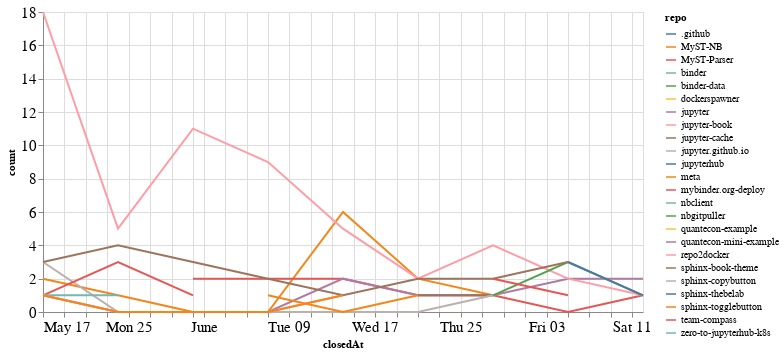

This figure's notebook cell:
### Code cell
closed_by_time = closed_by.groupby('repo').resample('W', on='closedAt').count()['author'].reset_index()
closed_by_time = closed_by_time.rename(columns={'author': 'count'})

alt.Chart(closed_by_time, width=600).mark_line().encode(
    x='closedAt',
    y='count',
    color='repo',
    tooltip="repo"
)

### Figure 1 — Vega-Lite specification as saved in the notebook (floating-point values rounded to 4 significant figures)
{"config": {"axisLeft": {"labelFontSize": 15}, "axisBottom": {"labelFontSize": 15}}, "data": {"name": "data-4c1a80ee952ad3a55b0508beaa9c0cdd"}, "mark": "line", "encoding": {"color": {"type": "nominal", "field": "repo"}, "tooltip": {"type": "nominal", "field": "repo"}, "x": {"type": "temporal", "field": "closedAt"}, "y": {"type": "quantitative", "field": "count"}}, "width": 600, "$schema": "https://vega.github.io/schema/vega-lite/v4.8.1.json", "datasets": {"data-4c1a80ee952ad3a55b0508beaa9c0cdd": [{"repo": ".github", "closedAt": "2020-07-05T00:00:00", "count": 1}, {"repo": "MyST-NB", "closedAt": "2020-05-17T00:00:00", "count": 2}, {"repo": "MyST-NB", "closedAt": "2020-05-24T00:00:00", "count": 1}, {"repo": "MyST-NB", "closedAt": "2020-05-31T00:00:00", "count": 0}, {"repo": "MyST-NB", "closedAt": "2020-06-07T00:00:00", "count": 0}, {"repo": "MyST-NB", "closedAt": "2020-06-14T00:00:00", "count": 6}, {"repo": "MyST-NB", "closedAt": "2020-06-21T00:00:00", "count": 2}, {"repo": "MyST-NB", "closedAt": "2020-06-28T00:00:00", "count": 1}, {"repo": "MyST-Parser", "closedAt": "2020-05-31T00:00:00", "count": 2}, {"repo": "MyST-Parser", "closedAt": "2020-06-07T00:00:00", "count": 2}, {"repo": "MyST-Parser", "closedAt": "2020-06-14T00:00:00", "count": 2}, {"repo": "MyST-Parser", "closedAt": "2020-06-21T00:00:00", "count": 1}, {"repo": "MyST-Parser", "closedAt": "2020-06-28T00:00:00", "count": 1}, {"repo": "MyST-Parser", "closedAt": "2020-07-05T00:00:00", "count": 0}, {"repo": "MyST-Parser", "closedAt": "2020-07-12T00:00:00", "count": 1}, {"repo": "binder", "closedAt": "2020-06-28T00:00:00", "count": 1}, {"repo": "binder-data", "closedAt": "2020-06-21T00:00:00", "count": 1}, {"repo": "dockerspawner", "closedAt": "2020-06-28T00:00:00", "count": 2}, {"repo": "jupyter", "closedAt": "2020-05-17T00:00:00", "count": 1}, {"repo": "jupyter", "closedAt": "2020-05-24T00:00:00", "count": 0}, {"repo": "jupyter", "closedAt": "2020-05-31T00:00:00", "count": 0}, {"repo": "jupyter", "closedAt": "2020-06-07T00:00:00", "count": 0}, {"repo": "jupyter", "closedAt": "2020-06-14T00:00:00", "count": 2}, {"repo": "jupyter", "closedAt": "2020-06-21T00:00:00", "count": 1}, {"repo": "jupyter", "closedAt": "2020-06-28T00:00:00", "count": 1}, {"repo": "jupyter", "closedAt": "2020-07-05T00:00:00", "count": 2}, {"repo": "jupyter", "closedAt": "2020-07-12T00:00:00", "count": 2}, {"repo": "jupyter-book", "closedAt": "2020-05-17T00:00:00", "count": 18}, {"repo": "jupyter-book", "closedAt": "2020-05-24T00:00:00", "count": 5}, {"repo": "jupyter-book", "closedAt": "2020-05-31T00:00:00", "count": 11}, {"repo": "jupyter-book", "closedAt": "2020-06-07T00:00:00", "count": 9}, {"repo": "jupyter-book", "closedAt": "2020-06-14T00:00:00", "count": 5}, {"repo": "jupyter-book", "closedAt": "2020-06-21T00:00:00", "count": 2}, {"repo": "jupyter-book", "closedAt": "2020-06-28T00:00:00", "count": 4}, {"repo": "jupyter-book", "closedAt": "2020-07-05T00:00:00", "count": 2}, {"repo": "jupyter-book", "closedAt": "2020-07-12T00:00:00", "count": 1}, {"repo": "jupyter-cache", "closedAt": "2020-06-21T00:00:00", "count": 1}, {"repo": "jupyter-cache", "closedAt": "2020-06-28T00:00:00", "count": 1}, {"repo": "jupyter.github.io", "closedAt": "2020-05-17T00:00:00", "count": 3}, {"repo": "jupyter.github.io", "closedAt": "2020-05-24T00:00:00", "count": 0}, {"repo": "jupyter.github.io", "closedAt": "2020-05-31T00:00:00", "count": 0}, {"repo": "jupyter.github.io", "closedAt": "2020-06-07T00:00:00", "count": 0}, {"repo": "jupyter.github.io", "closedAt": "2020-06-14T00:00:00", "count": 0}, {"repo": "jupyter.github.io", "closedAt": "2020-06-21T00:00:00", "count": 0}, {"repo": "jupyter.github.io", "closedAt": "2020-06-28T00:00:00", "count": 1}, {"repo": "jupyterhub", "closedAt": "2020-07-12T00:00:00", "count": 1}, {"repo": "meta", "closedAt": "2020-06-07T00:00:00", "count": 1}, {"repo": "meta", "closedAt": "2020-06-14T00:00:00", "count": 0}, {"repo": "meta", "closedAt": "2020-06-21T00:00:00", "count": 1}, {"repo": "mybinder.org-deploy", "closedAt": "2020-05-17T00:00:00", "count": 1}, {"repo": "mybinder.org-deploy", "closedAt": "2020-05-24T00:00:00", "count": 3}, {"repo": "mybinder.org-deploy", "closedAt": "2020-05-31T00:00:00", "count": 1}, {"repo": "nbclient", "closedAt": "2020-05-17T00:00:00", "count": 1}, {"repo": "nbclient", "closedAt": "2020-05-24T00:00:00", "count": 1}, {"repo": "nbgitpuller", "closedAt": "2020-06-28T00:00:00", "count": 1}, {"repo": "nbgitpuller", "closedAt": "2020-07-05T00:00:00", "count": 3}, {"repo": "nbgitpuller", "closedAt": "2020-07-12T00:00:00", "count": 1}, {"repo": "quantecon-example", "closedAt": "2020-05-17T00:00:00", "count": 1}, {"repo": "quantecon-mini-example", "closedAt": "2020-06-21T00:00:00", "count": 1}, {"repo": "repo2docker", "closedAt": "2020-05-17T00:00:00", "count": 1}, {"repo": "repo2docker", "closedAt": "2020-05-24T00:00:00", "count": 0}, {"repo": "repo2docker", "closedAt": "2020-05-31T00:00:00", "count": 0}, {"repo": "repo2docker", "closedAt": "2020-06-07T00:00:00", "count": 0}, {"repo": "repo2docker", "closedAt": "2020-06-14T00:00:00", "count": 1}, {"repo": "sphinx-book-theme", "closedAt": "2020-05-17T00:00:00", "count": 3}, {"repo": "sphinx-book-theme", "closedAt": "2020-05-24T00:00:00", "count": 4}, {"repo": "sphinx-book-theme", "closedAt": "2020-05-31T00:00:00", "count": 3}, {"repo": "sphinx-book-theme", "closedAt": "2020-06-07T00:00:00", "count": 2}, {"repo": "sphinx-book-theme", "closedAt": "2020-06-14T00:00:00", "count": 1}, {"repo": "sphinx-book-theme", "closedAt": "2020-06-21T00:00:00", "count": 2}, {"repo": "sphinx-book-theme", "closedAt": "2020-06-28T00:00:00", "count": 2}, {"repo": "sphinx-book-theme", "closedAt": "2020-07-05T00:00:00", "count": 3}, {"repo": "sphinx-copybutton", "closedAt": "2020-06-21T00:00:00", "count": 2}, {"repo": "sphinx-thebelab", "closedAt": "2020-07-05T00:00:00", "count": 3}, {"repo": "sphinx-thebelab", "closedAt": "2020-07-12T00:00:00", "count": 1}, {"repo": "sphinx-togglebutton", "closedAt": "2020-05-17T00:00:00", "count": 1}, {"repo": "sphinx-togglebutton", "closedAt": "2020-05-24T00:00:00", "count": 0}, {"repo": "sphinx-togglebutton", "closedAt": "2020-05-31T00:00:00", "count": 0}, {"repo": "sphinx-togglebutton", "closedAt": "2020-06-07T00:00:00", "count": 0}, {"repo": "sphinx-togglebutton", "closedAt": "2020-06-14T00:00:00", "count": 1}, {"repo": "team-compass", "closedAt": "2020-06-28T00:00:00", "count": 2}, {"repo": "team-compass", "closedAt": "2020-07-05T00:00:00", "count": 1}, {"repo": "zero-to-jupyterhub-k8s", "closedAt": "2020-07-05T00:00:00", "count": 1}]}}
